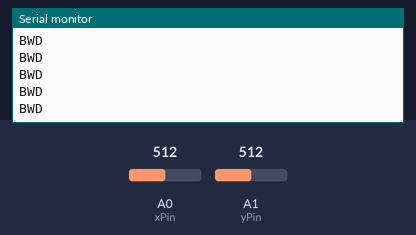
Simulated run of this sketch. Board: Arduino Uno, built with avr-gcc and run on an emulated ATmega328P. Parts: the last lines printed to the serial monitor. The test bench sets the inputs (shaded band); at power-on: A0 (xPin) = 512, A1 (yPin) = 512. No radio packets arrive unless stated.

Above: at 1.2 s.
1.3 s: A0 (xPin) set to 391
2.8 s: A0 (xPin) set to 360
At 2.86 s:
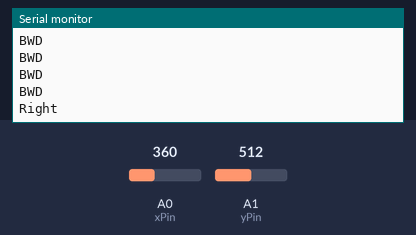
6.6 s: A0 (xPin) set to 315
At 6.63 s:
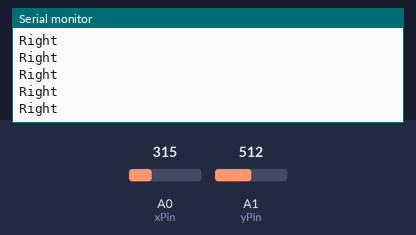
8.1 s: A0 (xPin) set to 292
At 8.15 s:
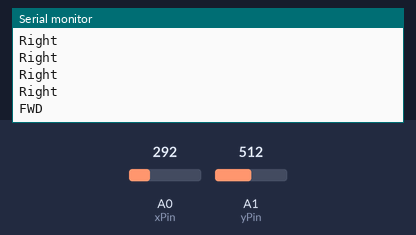

Measured:
- the behaviour switches between 376 and 375 on A0 (xPin) (found by bisection; images 0 and 1)
- the behaviour switches between 300 and 299 on A0 (xPin) (found by bisection; images 2 and 3)
- after the input at 2.8 s, the serial monitor: prints a new line after 0.06 s (image 1)
- after the input at 8.1 s, the serial monitor: prints a new line at once (image 3)

The sketch:

Transmitter.ino
```cpp
//data pin to arduino 12
#include <RH_ASK.h>
#include <SPI.h>

RH_ASK driver;

//Sensor pins
const int xPin = A0;
const int yPin = A1;

//Sensitivity, adjust this for triggering movement
const int xMinSensitivity = 300;
const int xMaxSensitivity = 375;
const int yMinSensitivity = 280;
const int yMaxSensitivity = 370;

void setup() {
  Serial.begin(9600);
  if (!driver.init())
     Serial.println("init failed");
}

void loop() {

  int xVal = analogRead(xPin);
  int yVal = analogRead(yPin);

  char *msg = "s";
  if(xVal < xMinSensitivity) {
    msg = "f";
    Serial.println("FWD");
  }
  else if(xVal > xMaxSensitivity) {
    msg = "b";
    Serial.println("BWD");
  }
  else if(yVal < yMinSensitivity) {
    msg = "l";
    Serial.println("Left");
  }
  else if(yVal > yMaxSensitivity) {
    msg = "r";
    Serial.println("Right");
  }
  //else { Serial.println("Stationary"); }
  driver.send((uint8_t *)msg, strlen(msg));
  driver.waitPacketSent();
}
```
